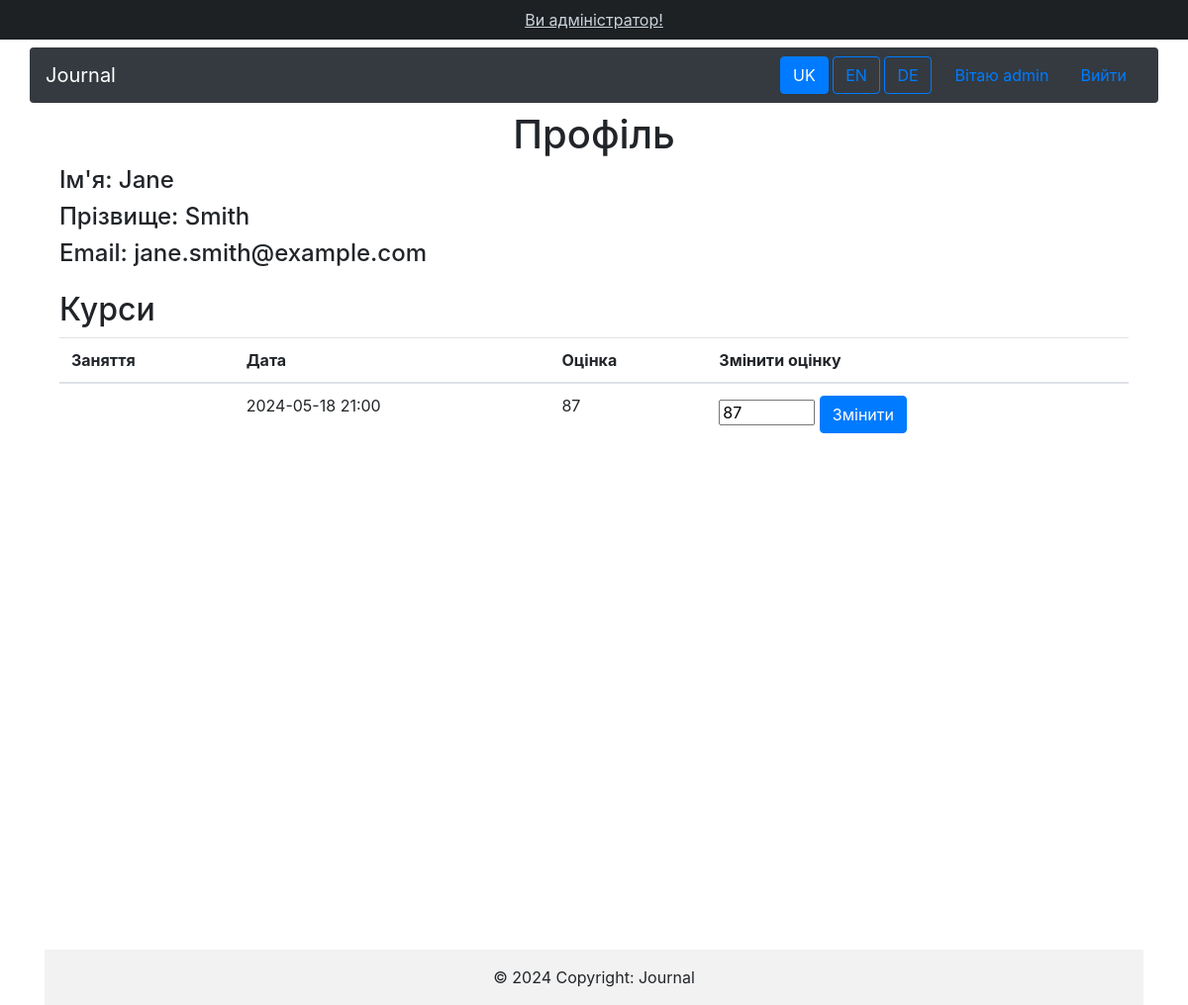
Screenshot of /uk/profile/3/ (signed in) with the database file from the repository.
### journal/models.py (models this page shows, shortened)
class Course(TranslatableModel):
    translations = TranslatedFields(
        title=models.CharField(_('Name of the course'), max_length=100),  # Назва курсу
        description=models.TextField(_('Description of the course'))  # Опис курсу
    )
    teacher = models.ForeignKey(
        'Profile',
        verbose_name=_('Teacher'),  # Викладач
        on_delete=models.CASCADE,
        limit_choices_to={'role': 'teacher'}  # Обмеження на вибір тільки викладачів
    )
    class Meta:
        verbose_name = _('Course')
        verbose_name_plural = _('Courses')

class Lesson(TranslatableModel):
    translations = TranslatedFields(
        title=models.CharField(_('Lesson title'), max_length=100),  # Назва заняття
        description=models.TextField(_('Lesson description'), blank=True, null=True)  # Опис заняття
    )
    course = models.ForeignKey(Course, verbose_name=_('Course'), on_delete=models.CASCADE)  # Курс
    schedule = models.DateTimeField(_('Scheduled time'))  # Час проведення
    class Meta:
        verbose_name = _('Lesson')
        verbose_name_plural = _('Lessons')

### journal/views.py (the view, shortened to what this page needs)
# urls.py: path('profile/<int:user_id>/', views.view_profile, name='view_profile'),
@login_required
def view_profile(request, user_id):
    user = get_object_or_404(User, pk=user_id)
    profile = user.profile
    is_teacher = request.user.profile.role == 'teacher'
    if is_teacher:
        courses = Course.objects.filter(teacher=request.user.profile).distinct()
    else:
        courses = Course.objects.filter(enrollment__student=profile)
    course_details = {}
    for course in courses:
        lessons = course.lesson_set.all()
        course_grades = {}
        for lesson in lessons:
            if is_teacher and course.teacher == profile:
                continue
            try:
                grade = Grade.objects.filter(lesson=lesson, student=profile).latest('id')
                course_grades[lesson] = grade.grade
            except Grade.DoesNotExist:
                course_grades[lesson] = None
            except MultipleObjectsReturned:
                grades = Grade.objects.filter(lesson=lesson, student=profile)
                grade = grades.latest('id')
                course_grades[lesson] = grade.grade
        if not (is_teacher and course.teacher == profile):  # Додаткова перевірка, щоб викладач не бачив свої оцінки
            course_details[course] = {
                'lessons': lessons,
                'grades': course_grades
            }
        if request.method == 'POST' and is_teacher:
            grade_form = GradeForm(request.POST)
            if grade_form.is_valid():
                lesson = grade_form.cleaned_data['lesson']
                student = grade_form.cleaned_data['student']
                grade, created = Grade.objects.get_or_create(lesson=lesson, student=student)
                grade.grade = grade_form.cleaned_data['grade']
                grade.save()
                return HttpResponseRedirect(reverse('view_profile', args=[user_id]))
        else:
            grade_form = GradeForm()
    user_form = None
    return render(request, 'profile.html', {
        'userStudent': user,
        'profile': profile,
        'course_details': course_details,
        'user_form': user_form,
        'grade_form': grade_form,
        'is_teacher': is_teacher,
    })

### journal/forms.py
class GradeForm(forms.ModelForm):
    class Meta:
        model = Grade
        fields = ['lesson', 'student', 'grade']
        widgets = {
            'lesson': forms.HiddenInput(),
            'student': forms.HiddenInput(),
        }

### journal/templatetags/custom_filters.py (called while the page is built)
@register.filter
def get_item(dictionary, key):
    return dictionary.get(key)

### journal/templates/profile.html (shortened to what this page needs)
{% extends "layout.html" %}
{% load static %}
{% load i18n %}
{% load custom_filters %}
{% block content %}
<div class="container">
    <h1 class="text-center">{% trans "Профіль" %}</h1>
    <h4>{% trans "Ім'я" %}: {{ userStudent.first_name }}</h4>
    <h4>{% trans "Прізвище" %}: {{ userStudent.last_name }}</h4>
    <h4>Email: {{ userStudent.email }}</h4>
    {% if course_details.items %}
        <h2 class="mt-4">{% trans "Курси" %}</h2>
    {% endif %}
    {% for course, details in course_details.items %}
        <table class="table">
            <thead>
                <tr>
                    <th>{% trans "Заняття" %}</th>
                    <th>{% trans "Дата" %}</th>
                    <th>{% trans "Оцінка" %}</th>
                    {% if is_teacher %}
                        <th>{% trans "Змінити оцінку" %}</th>
                    {% endif %}
                </tr>
            </thead>
            <tbody>
                {% for lesson in details.lessons %}
                    <tr>
                        <td>{{ lesson.title }}</td>
                        <td>{{ lesson.schedule|date:"Y-m-d H:i" }}</td>
                        <td>
                            {% if details.grades|get_item:lesson %}
                                {{ details.grades|get_item:lesson }}
                            {% else %}
                                {% trans "Оцінки ще немає" %}
                            {% endif %}
                        </td>
                        {% if is_teacher %}
                            <td>
                                <form method="post" action="{% url 'view_profile' user_id=userStudent.id %}">
                                    <input type="number" name="grade" min="0" max="100" value="{{ details.grades|get_item:lesson }}" required>
                                    <button type="submit" class="btn btn-primary">{% trans "Змінити" %}</button>
                                </form>
                            </td>
                        {% endif %}
                    </tr>
                {% endfor %}
            </tbody>
        </table>
    {% endfor %}
</div>
{% endblock %}

### journal/templates/layout.html (shortened to what this page needs)
{% load static %}
{% load i18n %}
{% get_current_language as CURRENT_LANGUAGE %}
{% get_available_languages as AVAILABLE_LANGUAGES %}
{% get_language_info_list for AVAILABLE_LANGUAGES as languages %}
<html>
    <head>
        <link rel="stylesheet" href="https://cdn.jsdelivr.net/npm/bootstrap@4.4.1/dist/css/bootstrap.min.css">
    </head>
    <body class="d-flex flex-column min-vh-100">
        {% if user.is_authenticated and user.is_staff %}
            <a href="/{{ CURRENT_LANGUAGE }}/admin" class="p-2 text-center bg-dark text-light">{% trans 'Ви адміністратор!'%}</a>
        {% endif %}
        <nav class="navbar container navbar-expand-lg navbar-dark bg-dark my-2 rounded">
            <a class="navbar-brand" href="{% url 'home' %}">Journal</a>
            <div class="collapse navbar-collapse" id="navbarsExample09" bis_skin_checked="1">
                <div class="languages text-uppercase mr-2">
                    {% for language in languages %}
                        <a href="/{{ language.code }}{{ request.get_full_path|slice:'3:' }}" {% if language.code == CURRENT_LANGUAGE %}class="btn btn-outline-primary active" {% else %} class="btn btn-outline-primary" {% endif %}>
                            {{ language.code }}
                        </a>
                    {% endfor %}
                </div>
                {% if user.is_authenticated %}
                    <a class="nav-link" href="{% url 'view_profile' user.id %}">{% trans "Вітаю" %} {{user.username }}</a>
                    <a href="{% url 'logout' %}" class="nav-link">{% trans "Вийти" %}</a>
                {% endif %}
            </div>
        </nav>
        <div class="container min-vh-100">
            {% block content %}
            {% endblock %}
        </div>
        <footer class="bg-body-tertiary text-center mt-auto container" >
            <div class="container p-4"></div>
            <div class="text-center p-3" style="background-color: rgba(0, 0, 0, 0.05);">
                © 2024 Copyright:
                <a class="text-body" href="https://mdbootstrap.com/">Journal</a>
            </div>
        </footer>
    </body>
</html>

### rows the page displays
Lesson: schedule "2024-05-18 21:00", grades|get_item "87", grade "87"

### other values shown
{{ language.code }} "UK" "EN" "DE"
{{ user.username }} "admin"
{{ userStudent.first_name }} "Jane"
{{ userStudent.last_name }} "Smith"
{{ userStudent.email }} "jane.smith@example.com"
